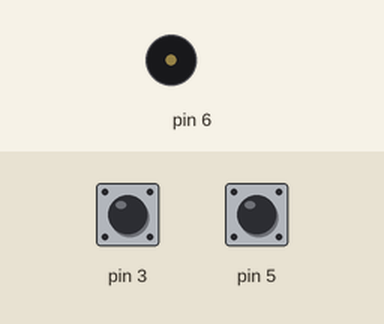
This sketch was run on a simulated Arduino Uno, built with avr-gcc and run on an emulated ATmega328P. Parts: buzzer (waves = sounding). The test bench sets the inputs (shaded band); at power-on: pin 3 HIGH, pin 5 HIGH.

Above: at 1.2 s.
1.3 s: pin 3 pulled LOW for 0.15 s
At 1.7 s:
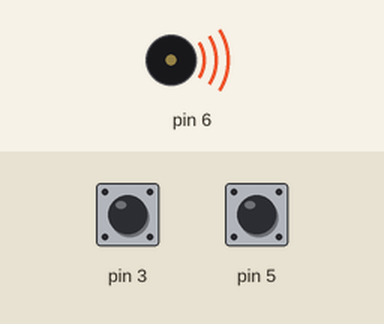
3.4 s: pin 3 pulled LOW for 3.2 s
At 7.4 s:
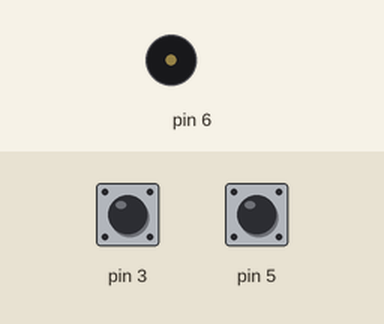
8.5 s: pin 5 pulled LOW for 3.2 s
At 9.7 s:
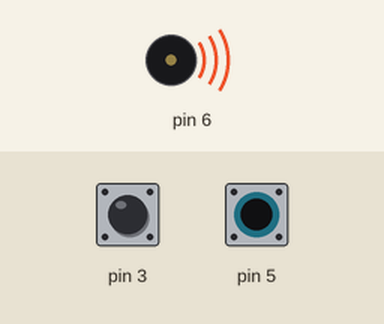
Timing chart, 0 to 13.6 s (numbered marks = the images above; inputs shaded):
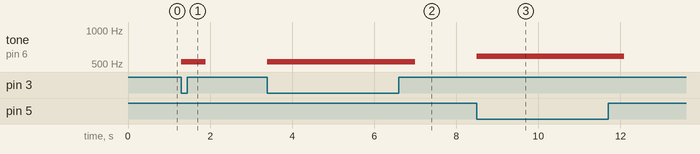

Measured:
- after the input at 1.3 s, tone on pin 6: silent → 523 Hz at once, → silent 0.60 s later
- after the input at 3.4 s, tone on pin 6: silent → 523 Hz at once, → silent 3.6 s later
- after the input at 8.5 s, tone on pin 6: silent → 587 Hz at once, → silent 3.6 s later

The sketch:

sketch_may30a_sa_re.ino
```cpp
//#include <Tone.h>

void setup() {
  pinMode(3,INPUT_PULLUP);
pinMode(5,INPUT_PULLUP);
pinMode(9,INPUT_PULLUP);
pinMode(11,INPUT_PULLUP);
analogRead(6);

}

void loop() {

if(digitalRead(3)==0)
{
  tone(6,523.25,500);
  delay(100);
}
if(digitalRead(5)==0)
{
  tone(6,587.33,500);
  delay(100);
}
/*
if(digitalRead(9)==0)
{
  tone(6,659.26,500);
  delay(100);
}
if(digitalRead(11)==0)
{
  tone(6,698.46,500);
  delay(100);
}
*/

}
```
